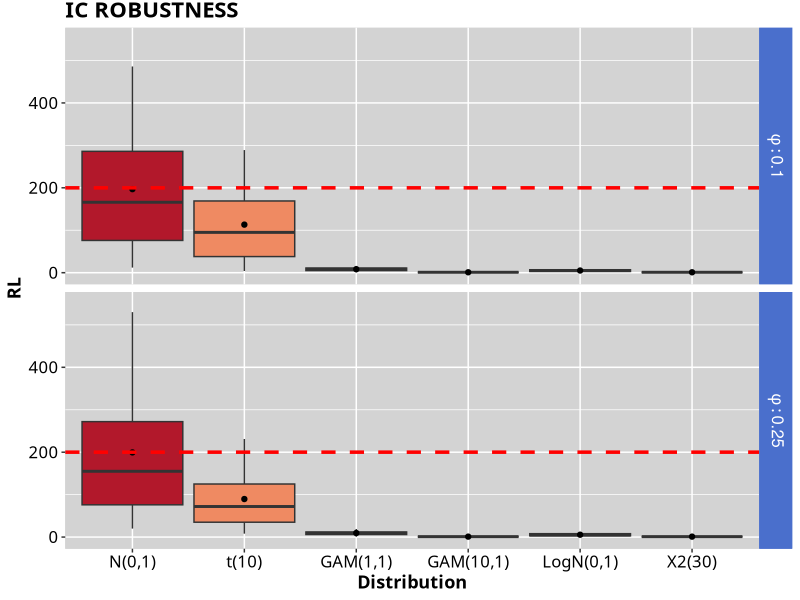
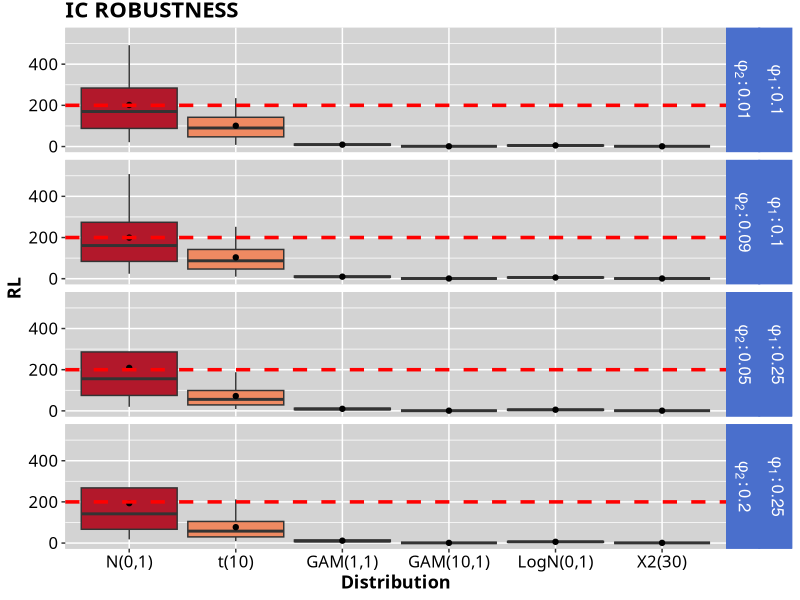
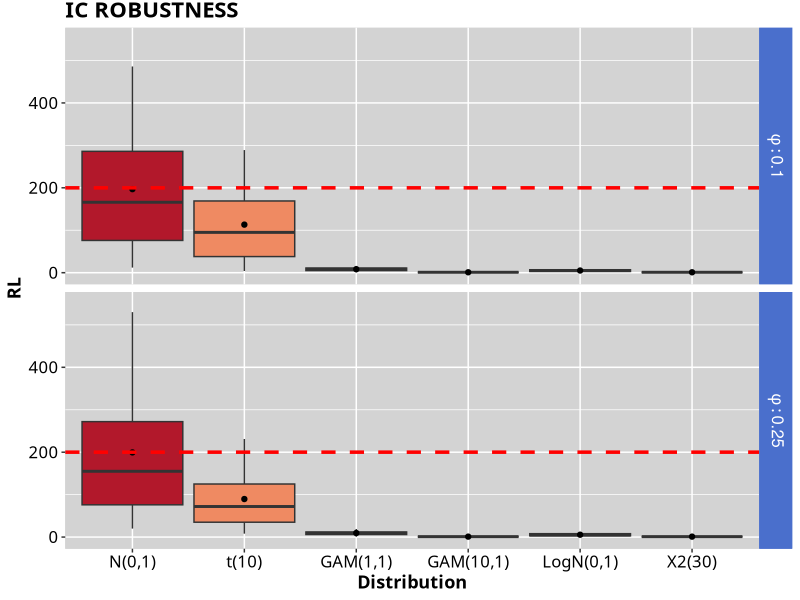
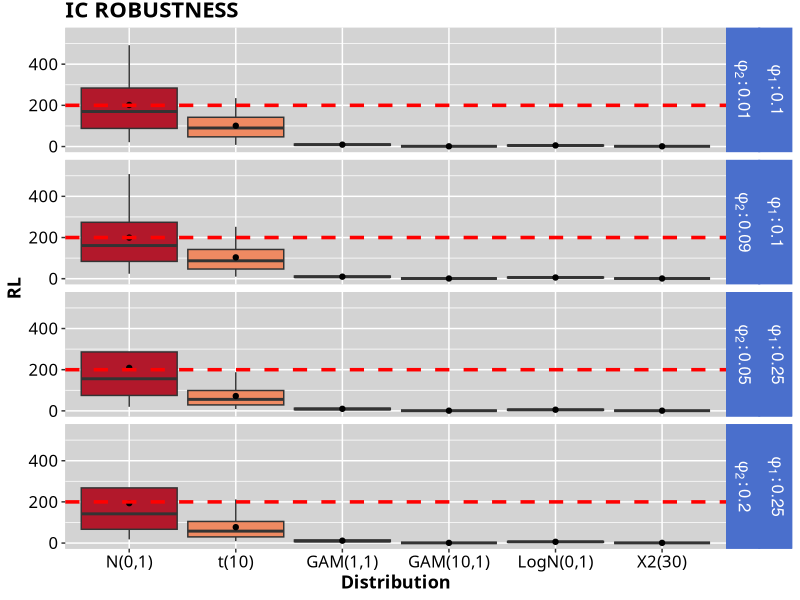

Write R code to recreate these figures, in order.
setwd("~/Masters/Research/Main_Code")


library(ggplot2)
library(readr)
library(tidyr)
library(dplyr)
library(RColorBrewer)

MHWMA_results_df <- read_csv("results/univariate_results/dist/MHWMA_dist_results.csv")
EHWMA_results_df <- read_csv("results/univariate_results/dist/EHWMA_dist_results.csv")

cols_of_interest = c("ARL","Phi","Distribution","MIN","Q25","MRL","Q75","MAX")
main_mod_df = MHWMA_results_df[cols_of_interest]
main_mod_df$Distribution <- factor(main_mod_df$Distribution,
                                   levels = c("N(0,1)",
                                              "t(10)",
                                              "GAM(1,1)",
                                              "GAM(10,1)",
                                              "LogN(0,1)",
                                              "X2(30)"))

main_mod_df$Phi <- paste("phi :",main_mod_df$Phi,sep = '')

cols_of_interest = c("ARL","Phi","Phi2","Distribution","MIN","Q25","MRL","Q75","MAX")
main_ex_df = EHWMA_results_df[cols_of_interest]
main_ex_df$Distribution <- factor(main_ex_df$Distribution,
                                   levels = c("N(0,1)",
                                              "t(10)",
                                              "GAM(1,1)",
                                              "GAM(10,1)",
                                              "LogN(0,1)",
                                              "X2(30)"))

main_ex_df <- main_ex_df[((main_ex_df$Phi2 %in% c(0.01,0.09))&(main_ex_df$Phi == 0.1))|((main_ex_df$Phi2 %in% c(0.05,0.2))&(main_ex_df$Phi == 0.25)),]


main_ex_df$Phi <- paste("phi[1] :",main_ex_df$Phi)
main_ex_df$Phi2 <- paste("phi[2] :",main_ex_df$Phi2)

theme_main <- function(){ 
  font <- "CenturySch"   #assign font family up front
  
  theme_gray() %+replace%    #replace elements we want to change
    
    theme(
      
      #grid elements
      #panel.grid.major = element_blank(),    #strip major gridlines
      #panel.grid.minor = element_blank(),    #strip minor gridlines
      #axis.ticks = element_blank(),          #strip axis ticks
      
      #since theme_minimal() already strips axis lines, 
      #we don't need to do that again
      
      #text elements
      plot.title = element_text(             #title
        family = font,            #set font family
        size = 16,                #set font size
        face = 'bold',            #bold typeface
        hjust = 0,                #left align
        vjust = 2),               #raise slightly
      
      plot.subtitle = element_text(          #subtitle
        family = font,            #font family
        size = 14),               #font size
      
      plot.caption = element_text(           #caption
        family = font,            #font family
        size = 9,                 #font size
        hjust = 1),               #right align
      
      axis.title = element_text(             #axis titles
        family = font,            #font family
        size = 13,
        face="bold"),               #font size
      
      axis.text = element_text(              #axis text
        family = font,            #axis famuly
        size = 12),                #font size
      
      strip.text.x = element_text(
        size = 12,
        color = "white"
      ),
      strip.text.y = element_text(
        size = 12,
        angle = 270,
        color = "white"
      ),
      strip.background = element_rect(
        color="#4a6fcc", fill="#4a6fcc", size=0.7, linetype="solid"
      ),
      panel.background = element_rect(fill = "lightgrey",
                                      colour = "lightgrey",
                                      size = 0.5, linetype = "solid"),
      panel.grid.major = element_line(size = 0.5, linetype = 'solid',
                                      colour = "white"), 
      panel.grid.minor = element_line(size = 0.25, linetype = 'solid',
                                      colour = "white"),
      legend.position = "none"
      
      #since the legend often requires manual tweaking 
      #based on plot content, don't define it here
    )
}

mod_plot <- main_mod_df %>%
  ggplot(aes(x=Distribution,y=ARL,fill=Distribution))+
  geom_boxplot(aes(
    lower = Q25, 
    upper = Q75, 
    middle = MRL, 
    ymin = MIN, 
    ymax = MAX),
    stat = "identity")+
  geom_point(aes(y=ARL),fill='black')+
  geom_hline(yintercept = 200,col='red',linetype='dashed',size=1.2)+
  scale_fill_brewer(palette="RdBu")+
  facet_wrap(~Distribution) +
  facet_grid(rows = vars(Phi),scales = "free",labeller = label_parsed)+
  labs(title = "IC ROBUSTNESS")+
  xlab("Distribution")+
  ylab("RL")+
  ylim(0,550)+
  theme_main()

print(mod_plot)
ggsave(plot=mod_plot,
       filename= "modified_dist_plot.png",
       path = "results/Plots",
       dpi=320,
       width=8.70,
       height=5.95,
)


ex_plot <- main_ex_df %>%
  ggplot(aes(x=Distribution,y=ARL,fill=Distribution))+
  geom_boxplot(aes(
    lower = Q25, 
    upper = Q75, 
    middle = MRL, 
    ymin = MIN, 
    ymax = MAX),
    stat = "identity")+
  geom_point(aes(y=ARL),fill='black')+
  geom_hline(yintercept = 200,col='red',linetype='dashed',size=1.2)+
  scale_fill_brewer(palette="RdBu")+
  facet_wrap(~Distribution) +
  facet_grid(rows = vars(Phi,Phi2),scales = "free",labeller = label_parsed)+
  labs(title = "IC ROBUSTNESS")+
  xlab("Distribution")+
  ylab("RL")+
  ylim(0,550)+
  theme_main()

print(ex_plot)
ggsave(plot=ex_plot,
       filename= "extended_dist_plot.png",
       path = "results/Plots",
       dpi=320,
       width=8.70,
       height=5.95,
)